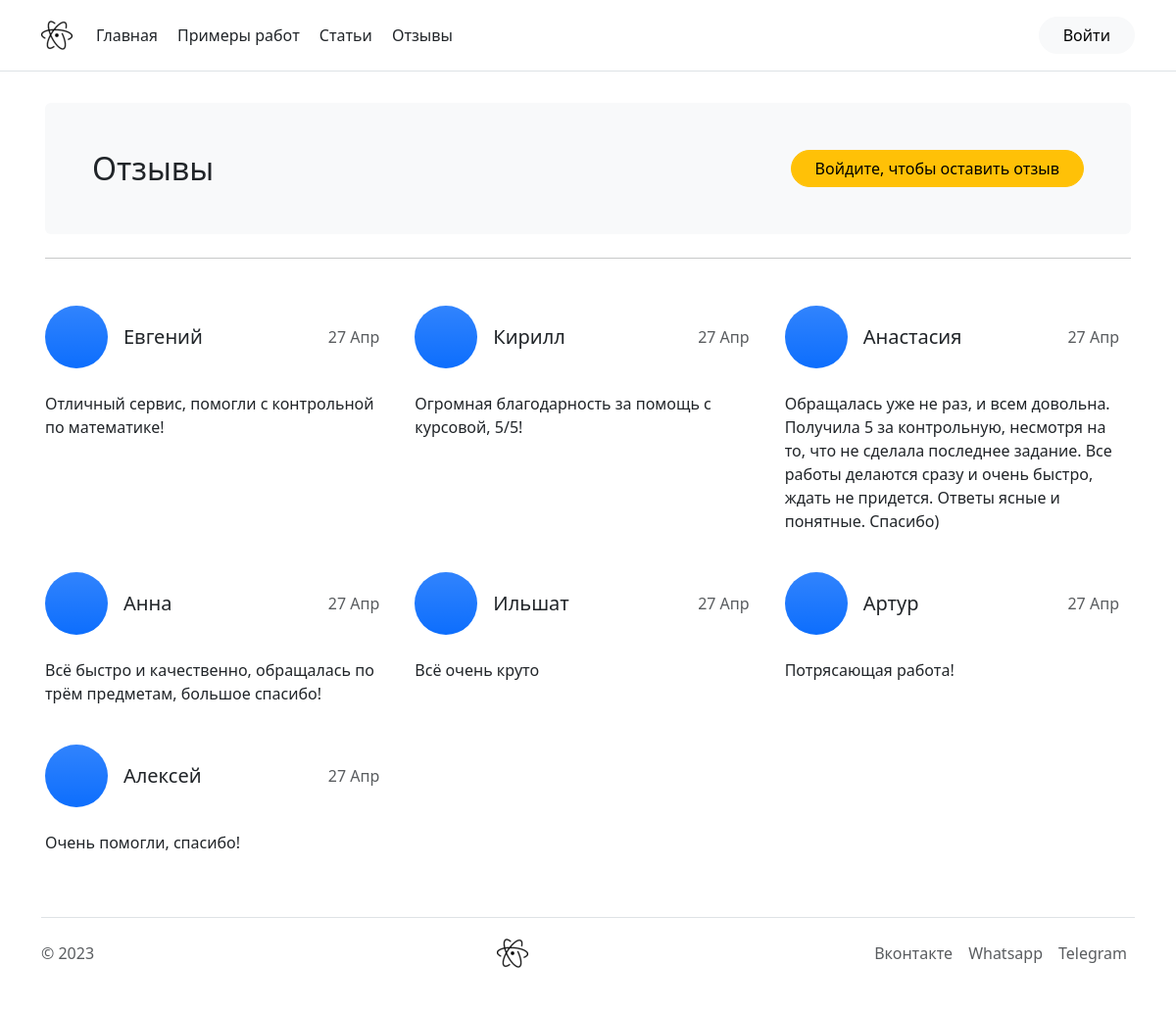
The app's page /reviews/ with its own data.
### main_app/models.py (models this page shows, shortened)
class Review(models.Model):
    email = models.EmailField()
    name = models.CharField(max_length=100, verbose_name='Имя')
    rev = models.TextField(blank=True, verbose_name='Отзыв')
    time_create = models.DateTimeField(auto_now_add=True, verbose_name='Время публикации')
    class Meta:
        verbose_name = 'Отзыв'
        verbose_name_plural = 'Отзывы'

### main_app/views.py (the view)
# urls.py: path('reviews/', reviews, name='reviews'),
def reviews(request):
    all_reviews = Review.objects.all()
    context = {
        'reviews': all_reviews,
    }
    return render(request, 'main_app/reviews.html', context=context)

### main_app/templates/main_app/reviews.html (shortened to what this page needs)
{% extends 'main_app/base.html' %}
{% load bootstrap_icons %}
{% block content %}
<div class="container px-3 py-3">
    <div class="bg-light rounded p-5">
        <p class="h2 d-inline">Отзывы</p>
        {% if request.user.is_authenticated %}
            <a href="{% url 'add_review' %}" class="btn btn-warning d-none d-sm-inline rounded-pill px-4 float-end">
                Оставить отзыв
            </a>
        {% else %}
            <a href="{% url 'authorization' %}" class="btn btn-warning d-none d-sm-inline rounded-pill px-4 float-end">
                Войдите, чтобы оставить отзыв
            </a>
        {% endif %}
    </div>
    <hr class="my-4">
    <div class="row g-4 my-2 row-cols-1 row-cols-lg-3">
		{% for review in reviews %}
            <div class="col pe-4">
                <div class="d-flex align-items-center mb-2">
                    <div class="feature-icon bg-primary bg-gradient rounded-circle mb-3">
                    </div>
                    <p class="ms-3 fs-5">{{ review.name }}</p>
                    <p class="ms-auto text-muted">{{ review.time_create|date:"d M" }}</p>
                </div>
                <p class="">{{ review.rev }}</p>
            </div>
        {% endfor %}
    </div>
</div>
{% endblock %}

### main_app/static/main_app/css/main.css (style rules this page uses)
.feature-icon { display: inline-flex; align-items: center; justify-content: center; width: 64px; min-width: 64px; height: 64px; font-size: 2rem; color: #fff; border-radius: .75rem; }

### records on screen
Review: name "Евгений", time_create "27 Апр", rev "Отличный сервис, помогли с контрольной по математике!"
Review: name "Кирилл", time_create "27 Апр", rev "Огромная благодарность за помощь с курсовой, 5/5!"
Review: name "Анастасия", time_create "27 Апр", rev "Обращалась уже не раз, и всем довольна. Получила 5 за контрольную, несмотря на то, что не сделала последнее задание. Все работы делаются сразу и очень быстро, ждать не придется. Ответы ясные и понятные. Спасибо)"
Review: name "Анна", time_create "27 Апр", rev "Всё быстро и качественно, обращалась по трём предметам, большое спасибо!"
Review: name "Ильшат", time_create "27 Апр", rev "Всё очень круто"
Review: name "Артур", time_create "27 Апр", rev "Потрясающая работа!"
Review: name "Алексей", time_create "27 Апр", rev "Очень помогли, спасибо!"
